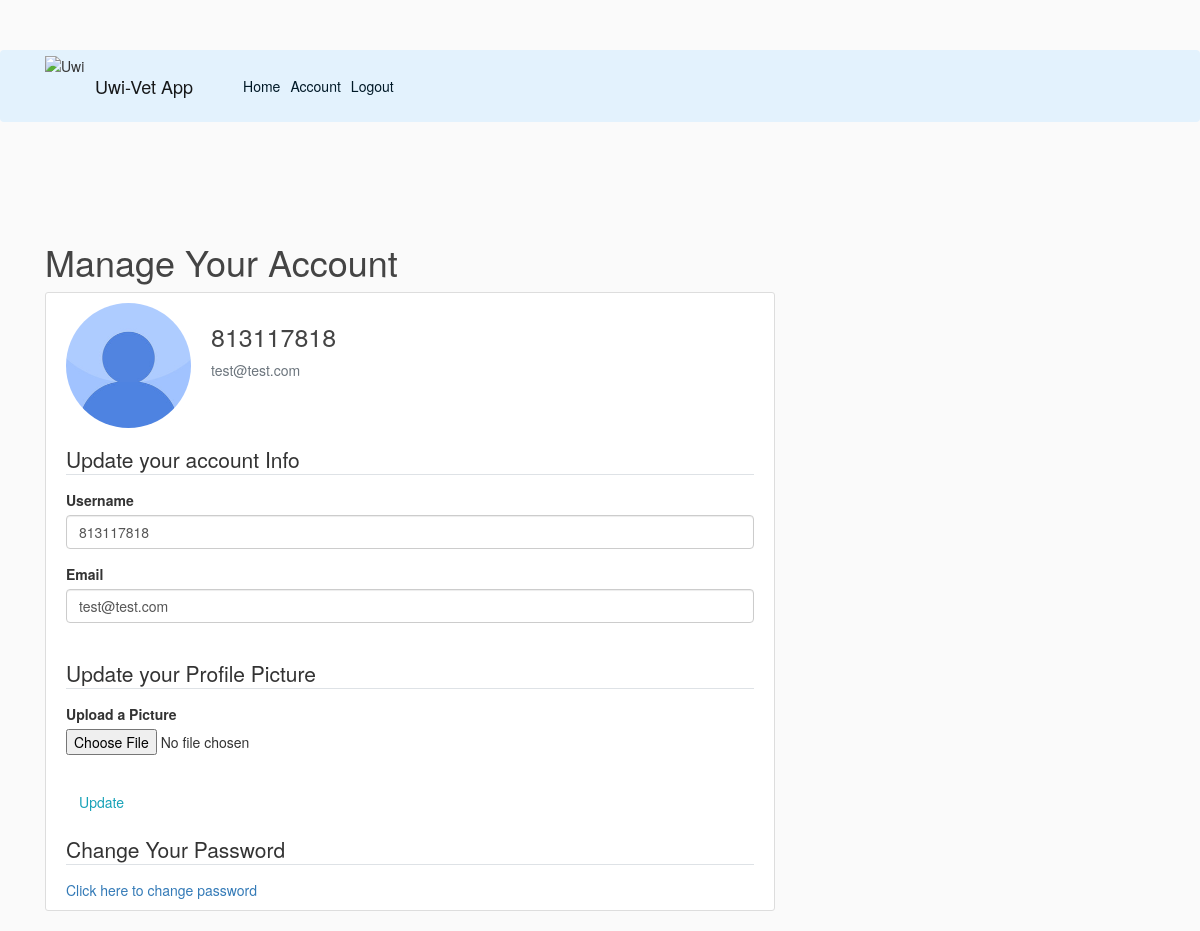
/accmgmt (signed in), run on an earlier commit of the app's database.
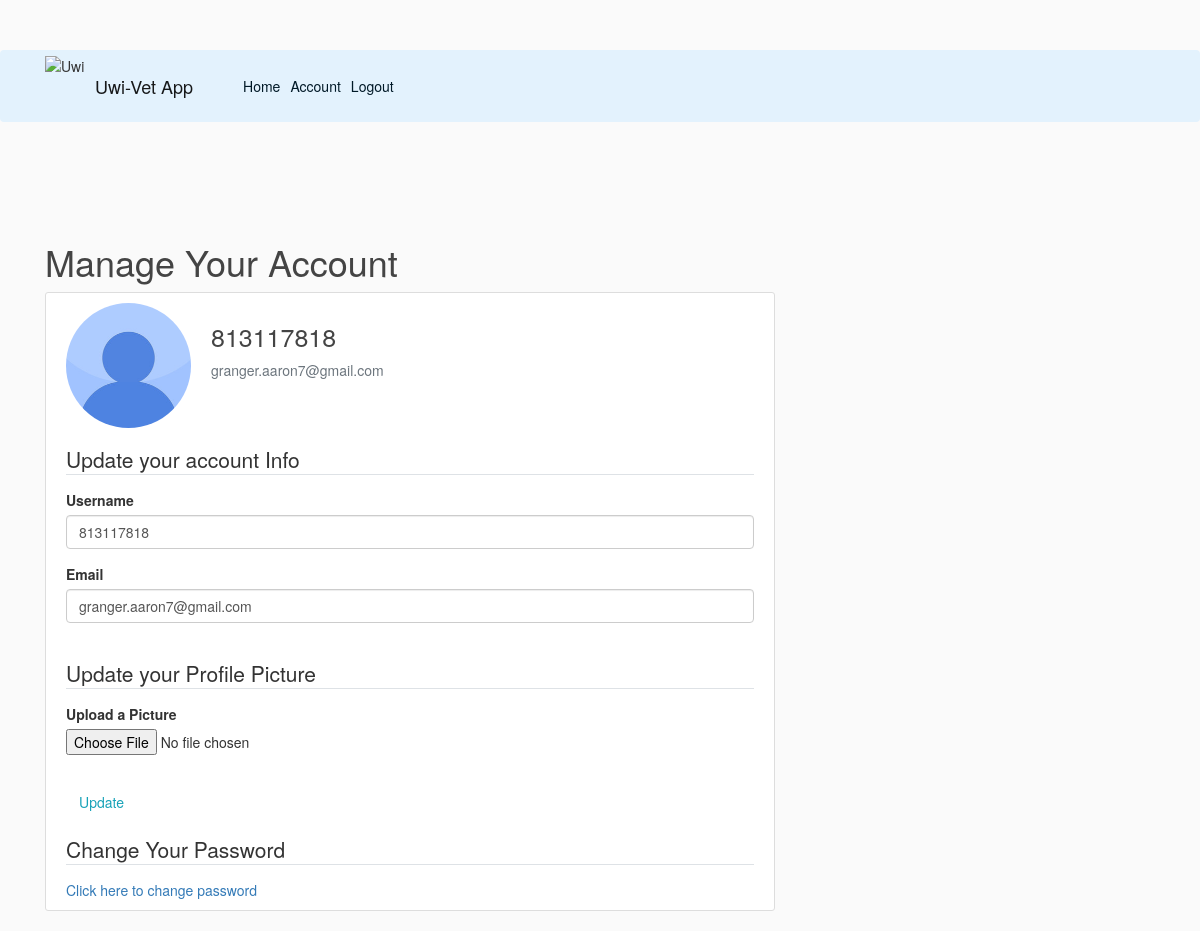
And on a later commit of the database.
### flaskblog/models.py (models this page shows, shortened)
class User2(db.Model, UserMixin):
    id = db.Column(db.Integer, primary_key = True)
    username = db.Column(db.String(20), unique=True, nullable=False)
    email = db.Column(db.String(120), unique=True, nullable=False)
    image_file = db.Column(db.String(20), nullable=False, default='default.jpg')
    password = db.Column(db.String(60), nullable=False)
    level = db.Column(db.Integer, nullable=False, default='2')
    rotation1 = db.Column(db.String(50), nullable =False)
    rotation2 = db.Column(db.String(50), nullable =False)

### flaskblog/routes.py (the view)
@app.route("/accmgmt", methods=['GET', 'POST'])
@login_required
def accmgmt():
    form = UpdateAccountForm()
    if form.validate_on_submit():
        if form.picture.data:
            picture_file =save_picture(form.picture.data)
            current_user.image_file = picture_file
        current_user.username = form.username.data
        current_user.email = form.email.data
        db.session.commit()
        flash('Your account has been updated!', 'success')
        return redirect(url_for('accmgmt'))
    elif request.method == 'GET':
        form.username.data = current_user.username
        form.email.data = current_user.email
    image_file = url_for('static', filename='profilepics/'+current_user.image_file)
    return render_template('accmgmt.html', title='Account Management', image_file=image_file, form=form)

### flaskblog/forms.py (shortened to what this page needs)
class UpdateAccountForm(FlaskForm):
    username = StringField('Username',
     validators=[DataRequired(), Length(min=2, max =20)])
    email = StringField('Email',
                        validators=[DataRequired(), Email()])
    password = PasswordField('New Password')
    confirm_password = PasswordField('Confirm New Password',
                                    validators=[EqualTo('password')])
    picture = FileField('Upload a Picture', validators=[FileAllowed(['jpg', 'png'])])
    submit = SubmitField('Update')

### flaskblog/models.py (called while the page is built)
@login_manager.user_loader
def load_user(user_id):
    return User2.query.get(int(user_id))

### flaskblog/templates/accmgmt.html (shortened to what this page needs)
{% extends "layout.html" %}
{% block content%}
    <h1>Manage Your Account</h1>
    <div class="content-section">
        <div class="media">
            <img class="rounded-circle account-img" src="{{ image_file }}">
            <div class="media-body">
                <h2 class="account-heading">{{ current_user.username }}</h2>
                <p class="text-secondary">{{ current_user.email }}</p>
            </div>
        </div>
                <form method="POST" action="" enctype="multipart/form-data">
                    <fieldset class="form-group">
                        <legend class="border-bottom mb-4">Update your account Info</legend>
                        <div class="form-group">
                            {{ form.username.label(class="form-control-label") }}
                            {% if form.username.errors %}
                                {{ form.username(class="form-control form-control-lg is-invalid") }}
                                <div class="invalid-feedback">
                                    {% for errors in form.username.errors %}
                                        <span>{{ errors }}</span>
                                    {% endfor %}
                                </div>
                            {% else %}
                                {{ form.username(class="form-control form-control-lg") }}
                            {% endif %}
                        </div>
                        <div class="form-group">
                            {{ form.email.label(class="form-control-label") }}
                            {% if form.email.errors %}
                                {{ form.email(class="form-control form-control-lg is-invalid") }}
                                <div class="invalid-feedback">
                                    {% for errors in form.email.errors %}
                                        <span>{{ errors }}</span>
                                    {% endfor %}
                                </div>
                            {% else %}
                                {{ form.email(class="form-control form-control-lg") }}
                            {% endif %}
                        </div>
                        <legend class="border-bottom mb-4">Update your Profile Picture</legend>
                        <div class="form-group">
                            {{ form.picture.label() }}
                            {{ form.picture(class="form-control-file") }}
                        </div>
                    </fieldset>
                    <div class="form-group">
                        {{ form.submit(class="btn btn-outline-info") }}
                    </div>
                    <legend class="border-bottom mb-4">Change Your Password</legend>
                            <a href="{{ url_for('chngpw')}}">Click here to change password</a>
                </form>
    </div>
{% endblock content %}

What changed in the data, as far as the page shows it:
changed User2: email "test@test.com" → "granger.aaron7@gmail.com"
